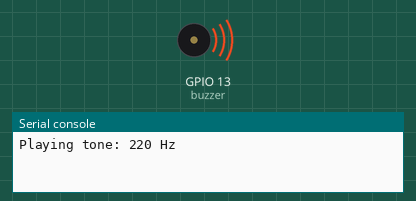
Simulated run of this program. Board: ESP32 board running MicroPython. On the bench: buzzer (waves = sounding), the last lines printed to the serial console.

Above: at 0.12 s.
At 6.7 s:
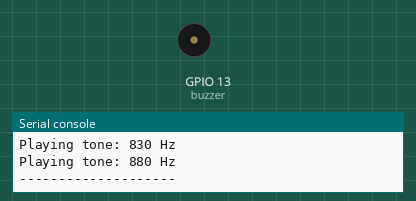
Timing chart, 0 to 8.3 s (numbered marks = the images above):
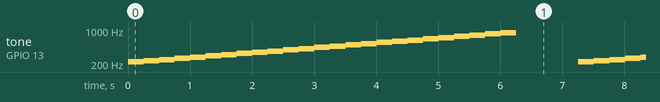

Measured:
- by itself, tone on GPIO 13 (buzzer): plays 220 Hz for 0.25 s, 233 Hz for 0.25 s, 246 Hz for 0.25 s, 261 Hz for 0.25 s, 277 Hz for 0.25 s, 293 Hz for 0.25 s … (450 notes in this stretch)

The program:

main6.py
```python
# 无源蜂鸣器 示例代码

from machine import Pin, PWM
import time

# 音符频率（A大调）
C_FREQS = [220, 233, 246, 261, 277, 293, 311, 329, 349, 369, 391, 415, 440, 466, 493, 523, 554, 587, 622, 659, 698, 739, 783, 830, 880]

# 13引脚为音调频率输出口
buzzer = PWM(Pin(13, Pin.OUT))
# 12引脚为电源输出口
power = Pin(12, Pin.OUT)

def main():
    power.value(0)
    buzzer.duty(0)

    while True:
        power.value(1)
        buzzer.duty(1000)
        for tone in C_FREQS:
            print("Playing tone: %d Hz" % tone)
            buzzer.freq(tone)
            time.sleep_ms(250)
        power.value(0)
        buzzer.duty(0)
        print("--------------------")
        time.sleep_ms(1000)

if __name__ == '__main__':
    main()
```
